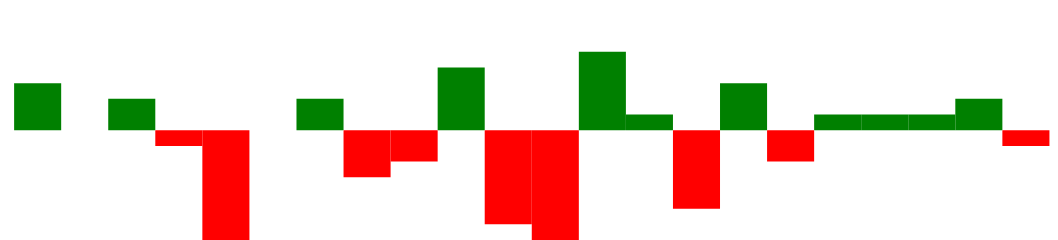

Source (Vega-Lite JSON):
### Vega specification from a JSON file in a GitHub repository (floating-point values rounded to 4 significant figures)
{"$schema": "https://vega.github.io/schema/vega/v5.json", "width": 225, "height": 40, "padding": 0, "data": [{"name": "table", "values": [{"game": "g1", "diff": 3}, {"game": "g2", "diff": 0}, {"game": "g3", "diff": 2}, {"game": "g4", "diff": -1}, {"game": "g5", "diff": -7}, {"game": "g6", "diff": 0}, {"game": "g7", "diff": 2}, {"game": "g8", "diff": -3}, {"game": "g9", "diff": -2}, {"game": "g10", "diff": 4}, {"game": "g11", "diff": -6}, {"game": "g12", "diff": -7}, {"game": "g13", "diff": 5}, {"game": "g14", "diff": 1}, {"game": "g15", "diff": -5}, {"game": "g16", "diff": 3}, {"game": "g17", "diff": -2}, {"game": "g18", "diff": 1}, {"game": "g19", "diff": 1}, {"game": "g20", "diff": 1}, {"game": "g21", "diff": 2}, {"game": "g22", "diff": -1}]}], "signals": [{"name": "tooltip", "value": {}, "on": [{"events": "rect:mouseover", "update": "datum"}, {"events": "rect:mouseout", "update": "{}"}]}], "scales": [{"name": "xscale", "type": "band", "domain": {"data": "table", "field": "game"}, "range": "width", "padding": 0.05, "round": true}, {"name": "yscale", "domain": {"data": "table", "field": "diff"}, "nice": true, "range": "height"}], "axes": [{"orient": "bottom", "scale": "xscale", "labels": false, "ticks": false}, {"orient": "right", "scale": "yscale", "labels": false, "ticks": false}], "marks": [{"type": "rect", "from": {"data": "table"}, "encode": {"enter": {"x": {"scale": "xscale", "field": "game"}, "width": {"scale": "xscale", "band": 1}, "y": {"scale": "yscale", "field": "diff"}, "y2": {"scale": "yscale", "value": 0}, "fill": [{"test": "datum.diff > 0", "value": "green"}, {"value": "red"}]}, "update": {"fill": [{"test": "datum.diff > 0", "value": "green"}, {"value": "red"}]}, "hover": {"fill": {"value": "black"}}}}, {"type": "text", "encode": {"enter": {"align": {"value": "center"}, "baseline": {"value": "bottom"}, "fill": {"value": "#333"}}, "update": {"x": {"scale": "xscale", "signal": "tooltip.game", "band": 0.5}, "y": {"scale": "yscale", "signal": "tooltip.diff", "offset": 0.05}, "text": {"signal": "tooltip.diff"}, "fillOpacity": [{"test": "datum === tooltip", "value": 0}, {"value": 1}]}}}], "config": {}}
